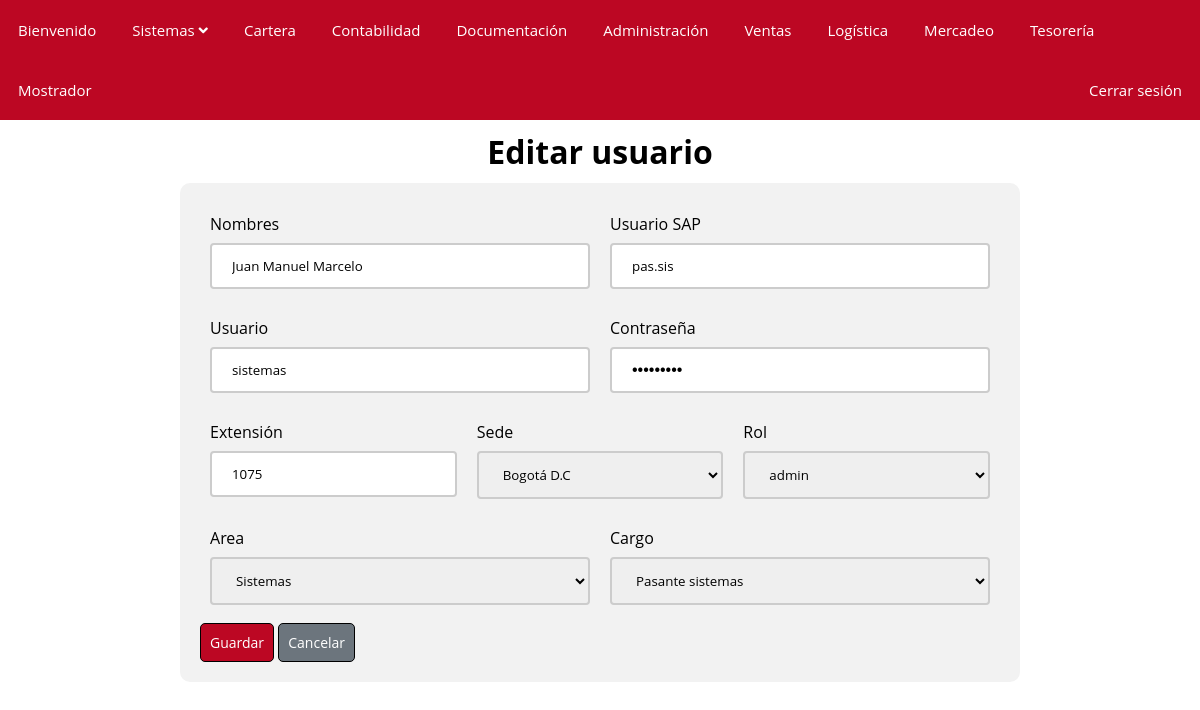
The app's page /?controller=User&method=edit&id=1 with its own data.
### tables this page shows
CREATE TABLE `users` (
  `id` int(12) NOT NULL,
  `name` varchar(50) NOT NULL,
  `userSap` varchar(50) NOT NULL,
  `user` varchar(30) NOT NULL,
  `password` varchar(30) NOT NULL,
  `ext` int(10) NOT NULL,
  `sede_id` int(12) NOT NULL,
  `charge_id` int(12) NOT NULL,
  `rol_id` int(12) NOT NULL
);

CREATE TABLE `area` (
  `id` int(12) NOT NULL,
  `name` varchar(50) NOT NULL
);

CREATE TABLE `charge` (
  `id` int(12) NOT NULL,
  `name` varchar(50) NOT NULL,
  `area_id` int(12) NOT NULL
);

### models/UserModel.php (called while the page is built, shortened)
<?php
class User
{
    private $pdo;
    public function __construct()
    {
        try {
            $this->pdo = new Database;
        } catch (PDOException $e) {
            die($e->getMessage());
        }
    }
    public function getById($id)
    {
        try {
            $strSql = "SELECT * FROM users WHERE id=:id";
            $arrayData = ['id' => $id];
            return $this->pdo->select($strSql, $arrayData);
        } catch (PDOException $e) {
            die($e->getMessage());
        }
    }
}

### PDO/Database.php (called while the page is built, shortened)
<?php
class Database extends PDO
{
	public function select($strSql, $arrayData = array(), $fetchMode = PDO::FETCH_OBJ)
	{
		$query = $this->prepare($strSql);
		foreach ($arrayData as $key => $value) {
			$query->bindParam(":$key", $value);
		}
		if (!$query->execute()) {
			echo "Error la consulta no se realizo";
		}
		else
		{
			return $query->fetchAll($fetchMode);
		}
	}
}

### models/SedeModel.php (called while the page is built, shortened)
<?php
class Sede
{
    private $pdo;
    public function __construct()
    {
        try {
            $this->pdo = new Database;
        } catch (PDOException $e) {
            die($e->getMessage());
        }
    }
    public function getAll()
    {
        try {
            $strSql = "SELECT * FROM sede";
            return $this->pdo->select($strSql);
        } catch (PDOException $e) {
            die($e->getMessage());
        }
    }
}

### models/RolModel.php (called while the page is built)
<?php
class Rol
{
    private $pdo;
    public function __construct()
    {
        try {
            $this->pdo = new Database;
        } catch (PDOException $e) {
            die($e->getMessage());
        }
    }
    public function getAll()
    {
        try {
            $strSql = "SELECT * FROM roles";
            return $this->pdo->select($strSql);
        } catch (PDOException $e) {
            die($e->getMessage());
        }
    }
}

### models/chargeModel.php (called while the page is built, shortened)
<?php
class Charge
{
    private $pdo;
    public function __construct()
    {
        try {
            $this->pdo = new Database;
        } catch (PDOException $e) {
            die($e->getMessage());
        }
    }
    public function getById($id)
    {
        try {
            $strSql = "SELECT * FROM charge WHERE id=:id";
            $arrayData = ['id' => $id];
            return $this->pdo->select($strSql, $arrayData);
        } catch (PDOException $e) {
            die($e->getMessage());
        }
    }
}

### models/AreaModel.php (called while the page is built, shortened)
<?php
class Area
{
    private $pdo;
    public function __construct()
    {
        try {
            $this->pdo = new Database;
        } catch (PDOException $e) {
            die($e->getMessage());
        }
    }
    public function getById($id)
    {
        try {
            $strSql = "SELECT * FROM area WHERE id=:id";
            $arrayData = ['id' => $id];
            return $this->pdo->select($strSql, $arrayData);
        } catch (PDOException $e) {
            die($e->getMessage());
        }
    }
}

### views/users/editUser.php (the view, shortened to what this page needs)
<h1>Editar usuario</h1>
<div class="container">
    <form action="?controller=User&method=update" method="POST">
        <div class="form-row">
            <div class="group">
                <label for="name">Nombres</label>
                <input type="text" id="name" name="name" value="<?php echo $users[0]->name; ?>">
            </div>
            <div class="group">
                <label for="userSap">Usuario SAP</label>
                <input type="text" id="userSap" name="userSap" value="<?php echo $users[0]->userSap; ?>">
            </div>
        </div>
        <div class="form-row">
            <div class="group">
                <label for="user">Usuario</label>
                <input type="text" name="user" id="user" value="<?php echo $users[0]->user; ?>">
            </div>
            <div class="group">
                <label for="password">Contraseña</label>
                <input type="password" name="password" id="password" value="<?php echo $users[0]->password; ?>">
            </div>
        </div>
        <div class="form-row">
            <div class="group">
                <label for="ext">Extensión</label>
                <input type="number" id="ext" name="ext" value="<?php echo $users[0]->ext; ?>">
            </div>
            <div class="group">
                <label for="sede_id">Sede</label>
                <select name="sede_id" id="sede_id">
                    <?php
                    foreach ($sedes as $sedes) {
                        if ($sedes->id == $users[0]->sede_id) {
                            echo '<option selected value="'.$sedes->id. '">'.$sedes->name.'</option>';
                        } else {
                            echo '<option value="'.$sedes->id.'">'.$sedes->name.'</option>';
                        }
                    }
                    ?>
                </select>
            </div>
            <div class="group">
                <label for="rol_id">Rol</label>
                <select name="rol_id" id="rol_id">
                    <?php
                    foreach ($roles as $roles) {
                        if ($roles->id == $users[0]->rol_id) {
                            echo '<option selected value="'.$roles->id.'">'.$roles->name.'</option>';
                        } else {
                            echo '<option value="'.$roles->id.'">'.$roles->name.'</option>';
                        }
                    }
                    ?>
                </select>
            </div>
        </div>
        <div class="form-row">
            <div class="group">
                <label for="areas">Area</label>
                <select name="areas" id="areas">
                    <?php
                    echo '<option selected value="'.$area[0]->id.'">'.$area[0]->name.'</option>';
                    ?>
                </select>
            </div>
            <div class="group">
                <label for="charge_id">Cargo</label>
                <select name="charge_id" id="charge_id">
                    <?php
                    echo '<option selected value="'.$charge[0]->id.'">'.$charge[0]->name.'</option>';
                    ?>
                </select>
            </div>
        </div>
        <div>
            <input type="submit" class="bc-save" value="Guardar">
            <input type="button" class="bc-cancel" onclick="history.back()" value="Cancelar">
        </div>
    </form>
</div>

### css/style.css (style rules this page uses)
* { font-family: "Open Sans", sans-serif; box-sizing: border-box; margin: 0; }
h1 { text-align: center; padding: 10px; }
.container { width: 70%; border-radius: 10px; padding: 20px; background-color: #f2f2f2; margin: 0 auto; }
input[type=text], input[type=number], input[type=password], input[type=file], select, textarea { width: 100%; padding: 12px 20px; margin: 8px 0; border: 2px solid #ccc; border-radius: 4px; box-sizing: border-box; }
input[type=password] { font: small-caption; }
input[type=submit], input[type=button] { color: white; padding: 9px 9px; border: 1px solid #000000; border-radius: 5px; cursor: pointer; font-size: 14px; }
.group { width: 100%; margin: 10px; }
.form-row { display: flex; }
.bc-cancel { background-color: #6c757d; }
.bc-save { background-color: #bc0723; }

### records on screen
users: name "Juan Manuel Marcelo", userSap "pas.sis", user "sistemas", ext "1075"
area: areas "Sistemas"
charge: charge_id "Pasante sistemas"

### other values on screen
form field sede_id "Bogotá D.C"
form field rol_id "admin"
